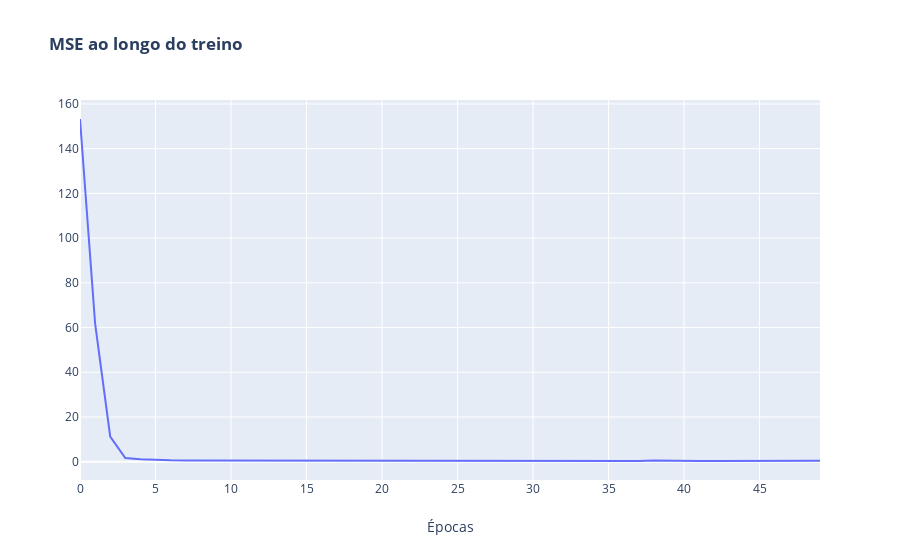

Source (notebook cell):
### Code cell
fig = go.Figure()

fig.add_trace(go.Scatter(x = np.array(range(400)), y=history.history['loss']))
fig.update_layout(title='<b> MSE ao longo do treino </b>')
fig.update_xaxes(title_text='Épocas')
fig.show()

### Figure 1 — Plotly figure (JSON) as saved in the notebook; plotly's stock layout.template omitted (floating-point values rounded to 4 significant figures; data arrays with more than 128 entries replaced by an {"elided": "..."} marker saying what was removed)
{"data": [{"type": "scatter", "x": {"elided": "400 int values"}, "y": [153.3, 61.87, 11.27, 1.679, 1.053, 0.7244, 0.6003, 0.5342, 0.5253, 0.5157, 0.4589, 0.5822, 0.4226, 0.4017, 0.4401, 0.4054, 0.4038, 0.3824, 0.3686, 0.4578, 0.488, 0.3715, 0.3983, 0.3592, 0.4009, 0.4282, 0.3542, 0.3322, 0.3581, 0.3591, 0.3628, 0.3684, 0.427, 0.3772, 0.3245, 0.4122, 0.4118, 0.3562, 0.528, 0.3821, 0.4585, 0.3532, 0.3316, 0.321, 0.4057, 0.3948, 0.3401, 0.337, 0.3179, 0.3739]}], "layout": {"title": {"text": "<b> MSE ao longo do treino </b>"}, "xaxis": {"title": {"text": "Épocas"}}}}
